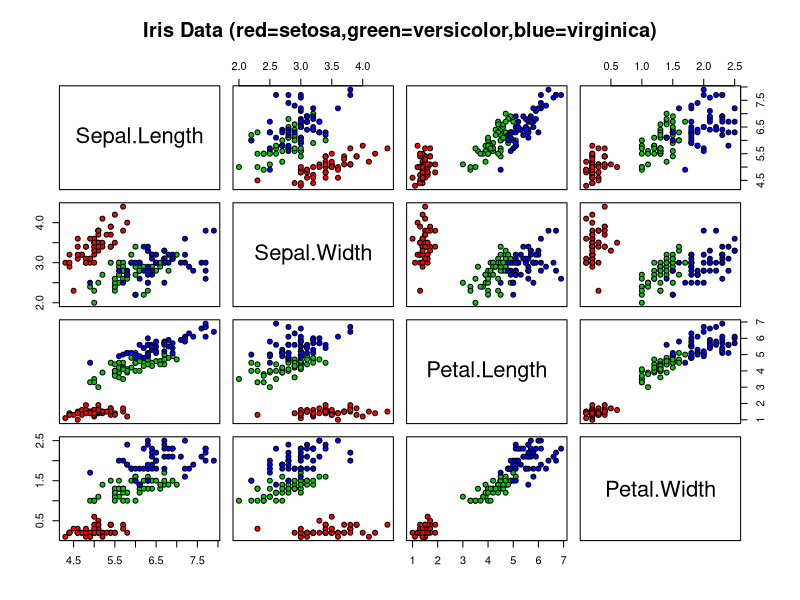
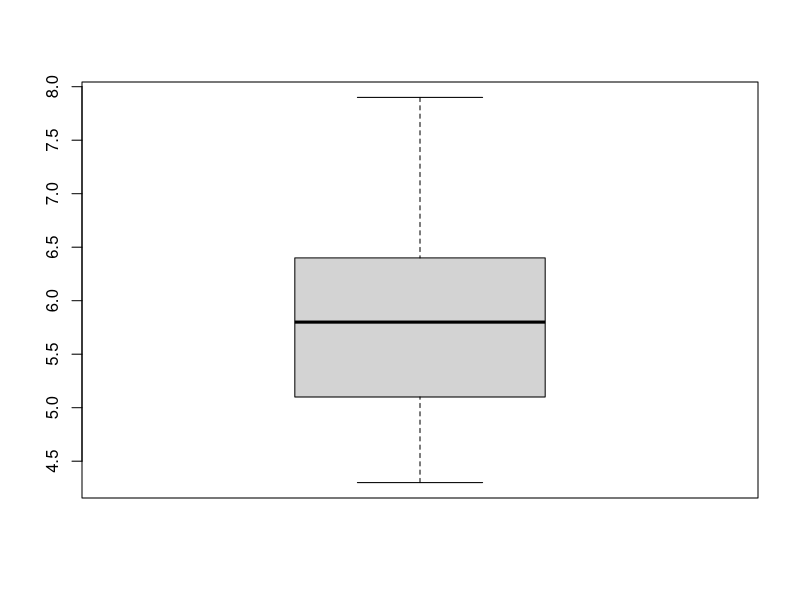
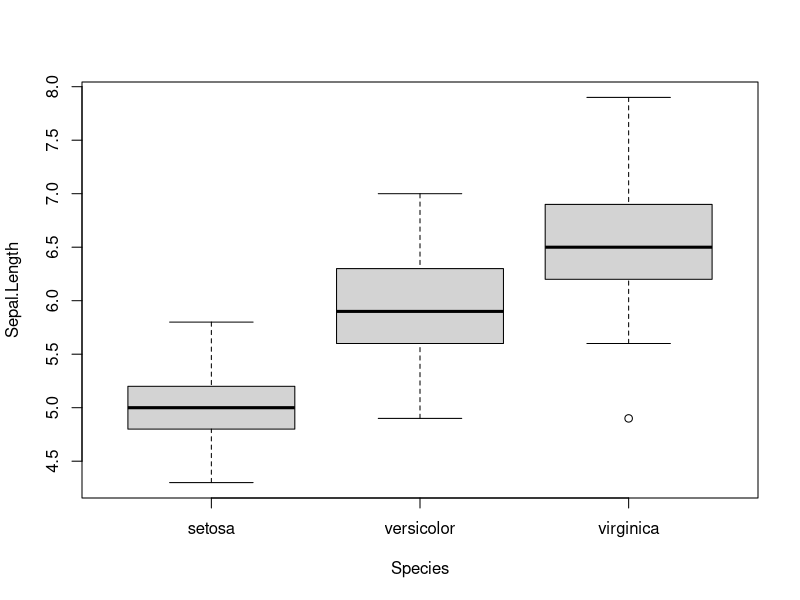

The R source for these figures, in order:
                        # 1. Data Import and Exploration:

# Loading the iris dataset with data() functions
data(iris)

# head() and tail() function to preview first and last few elements of a data object (iris)
head(iris)
tail(iris)

# nrow and ncol function to check the numbers of rows and columns
nrow(iris)
ncol(iris)

# str() function to gives a compact, human-readable overview of the dataset structure.
# 1.The overall data type (e.g., 'data.frame') and its total dimensions (rows and columns).
# 2 A list of all variables (columns) by name, preceded by a $ sign.
# 3.The data type of each variable (e.g., num, int, Factor, chr).
# 4.A preview of the first few values in each column.
str(iris)

# Summarizes all columns in the built-in iris dataset
summary(iris)

                           # 2. Data Visualisation:
# 1. Create a pair plot (scatterplot matrix)
pairs(iris[1:4],
      main = "Iris Data (red=setosa,green=versicolor,blue=virginica)",
      bg = c("red","green3","blue")[unclass(iris$Species)],
      pch = 21)

# 2. "Use boxplots to visualise the distribution of each feature across the three species.
boxplot(iris$Sepal.Length)
# How is Sepal Length distributed for each species?
boxplot(Sepal.Length ~ Species ,data = iris)
# to check for median individually
median(iris$Sepal.Length[iris$Species == "virginica"])
